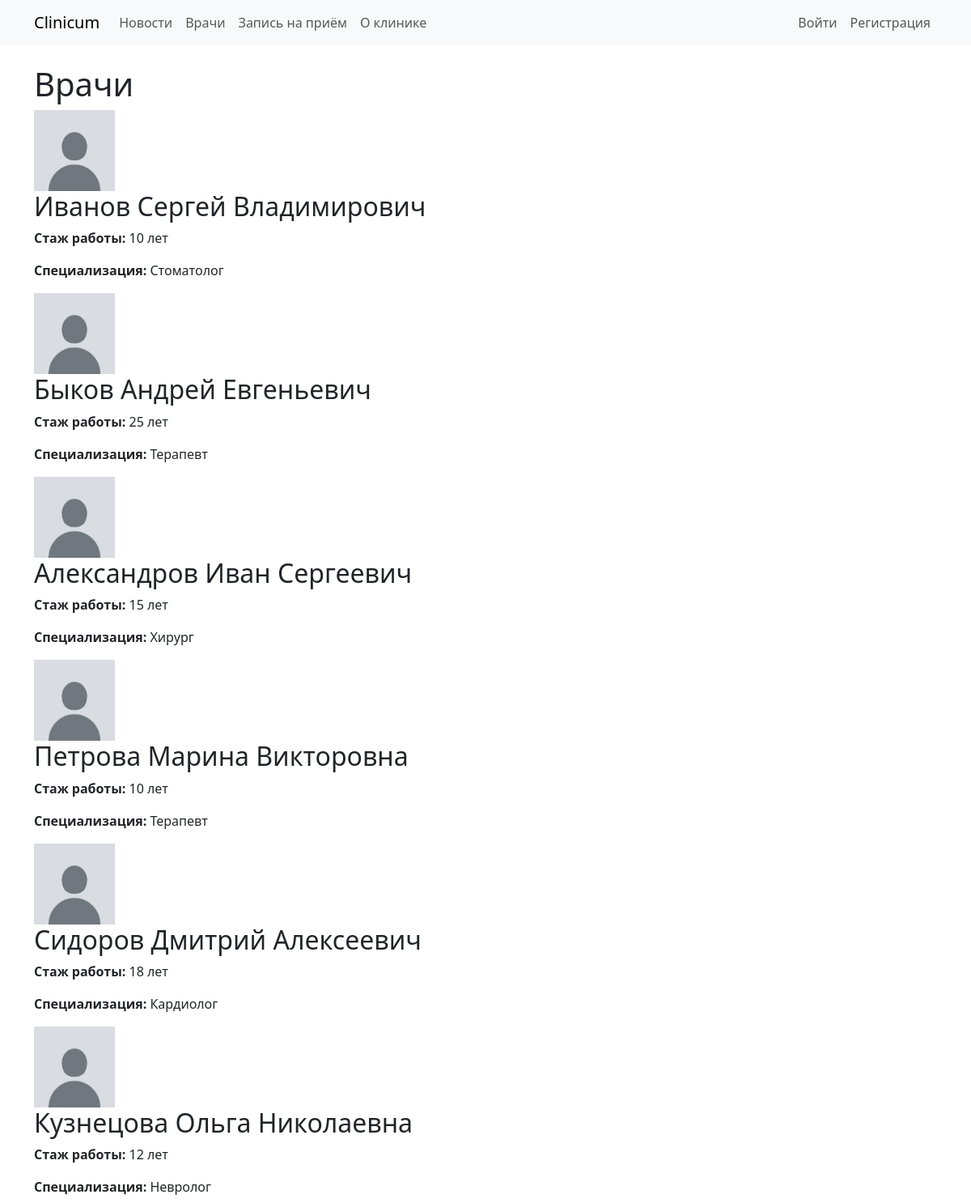
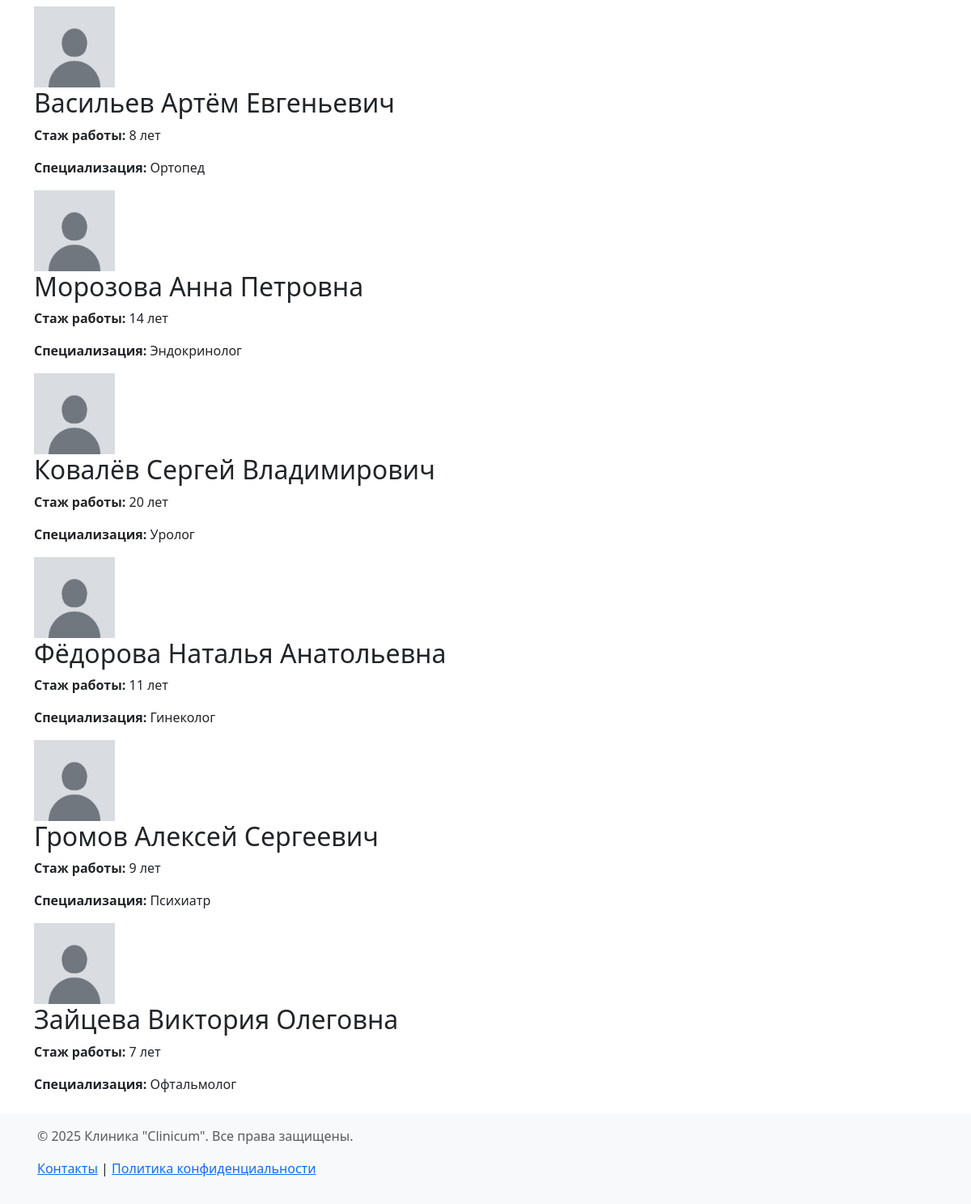
The app's page /doctors/ with its own data (2 pictures, top to bottom).
### MedicApp/models.py (models this page shows, shortened)
class Doctor(models.Model):
    name = models.CharField(max_length=100, blank=False)
    seniority = models.CharField(max_length=100, blank=False)  # Стаж работы
    specialization = models.CharField(max_length=100, blank=False)  # Специализация
    photo = models.ImageField(upload_to='img/', default='img/def_photo.jpg')

### MedicApp/views.py (the view)
# urls.py: path('doctors/', views.Doctors.as_view(), name='doctors'),
class Doctors(ListView):
    model = Doctor
    template_name = 'doctors.html'
    context_object_name = 'doctors'
    extra_context = {
        'title': 'Врачи'
    }
    def get_context_data(self, **kwargs):
        context = super().get_context_data(**kwargs)
        context['title']='Врачи'
        return context

### templates/doctors.html (shortened to what this page needs)
{% extends 'base.html' %}
{% block content %}
    <h1>{{ title }}</h1>
    <div class="doctors-list">
        {% for doctor in doctors %}
            <div class="doctor">
                <div class="doctor-photo">
                    <img src="{{ doctor.photo.url }}" alt="Фото врача"
                         style="width: 100px; height: 100px;">
                </div>
                <div class="doctor-info">
                    <h2>{{ doctor.name }}</h2>
                    <p><strong>Стаж работы:</strong> {{ doctor.seniority }}</p>
                    <p><strong>Специализация:</strong> {{ doctor.specialization }}</p>
                </div>
            </div>
        {% endfor %}
    </div>
{% endblock %}

### templates/base.html (shortened to what this page needs)
<!DOCTYPE html>
<html lang="ru">
<head>
    <link rel="stylesheet" href="https://cdn.jsdelivr.net/npm/bootstrap@5.3.0/dist/css/bootstrap.min.css">
</head>
<body>
<nav class="navbar navbar-expand-lg navbar-light bg-light">
    <div class="container">
        <a class="navbar-brand" href="/">Clinicum</a>
        <div class="collapse navbar-collapse" id="navbarNav">
            <ul class="navbar-nav me-auto">
                <li class="nav-item"><a class="nav-link" href="/promotions/">Новости</a></li>
                <li class="nav-item"><a class="nav-link" href="/doctors/">Врачи</a></li>
                <li class="nav-item"><a class="nav-link" href="/appointments/">Запись на приём</a></li>
                <li class="nav-item"><a class="nav-link" href="/about/">О клинике</a></li>
            </ul>
            <ul class="navbar-nav">
                {% if user.is_authenticated %}
                    <li class="nav-item">
                        <a class="nav-link" href="{% url 'users:profile' %}">Мой профиль</a>
                    </li>
                    <li class="nav-item">
                        <form method="post" action="{% url 'users:logout' %}" class="d-inline">
                            {% csrf_token %}
                            <button type="submit" class="btn btn-link nav-link">Выйти</button>
                        </form>
                    </li>
                {% else %}
                    <li class="nav-item">
                        <a class="nav-link" href="{% url 'users:login' %}">Войти</a>
                    </li>
                    <li class="nav-item">
                        <a class="nav-link" href="{% url 'users:register' %}">Регистрация</a>
                    </li>
                {% endif %}
            </ul>
        </div>
    </div>
</nav>
<div class="container mt-4">
    {% block content %}{% endblock %}
</div>
<footer class="bg-light text-center text-lg-start mt-4">
    <div class="container p-3">
        <p class="text-muted">© 2025 Клиника "Clinicum". Все права защищены.</p>
        <p><a href="/contact/">Контакты</a> | <a href="/privacy/">Политика конфиденциальности</a></p>
    </div>
</footer>
</body>
</html>

### records on screen
Doctor: photo (picture), name "Иванов Сергей Владимирович", seniority "10 лет", specialization "Стоматолог"
Doctor: photo (picture), name "Быков Андрей Евгеньевич", seniority "25 лет", specialization "Терапевт"
Doctor: photo (picture), name "Александров Иван Сергеевич", seniority "15 лет", specialization "Хирург"
Doctor: photo (picture), name "Петрова Марина Викторовна", seniority "10 лет", specialization "Терапевт"
Doctor: photo (picture), name "Сидоров Дмитрий Алексеевич", seniority "18 лет", specialization "Кардиолог"
Doctor: photo (picture), name "Кузнецова Ольга Николаевна", seniority "12 лет", specialization "Невролог"
Doctor: photo (picture), name "Васильев Артём Евгеньевич", seniority "8 лет", specialization "Ортопед"
Doctor: photo (picture), name "Морозова Анна Петровна", seniority "14 лет", specialization "Эндокринолог"
Doctor: photo (picture), name "Ковалёв Сергей Владимирович", seniority "20 лет", specialization "Уролог"
Doctor: photo (picture), name "Фёдорова Наталья Анатольевна", seniority "11 лет", specialization "Гинеколог"
Doctor: photo (picture), name "Громов Алексей Сергеевич", seniority "9 лет", specialization "Психиатр"
Doctor: photo (picture), name "Зайцева Виктория Олеговна", seniority "7 лет", specialization "Офтальмолог"

### other values on screen
{{ title }} "Врачи"
